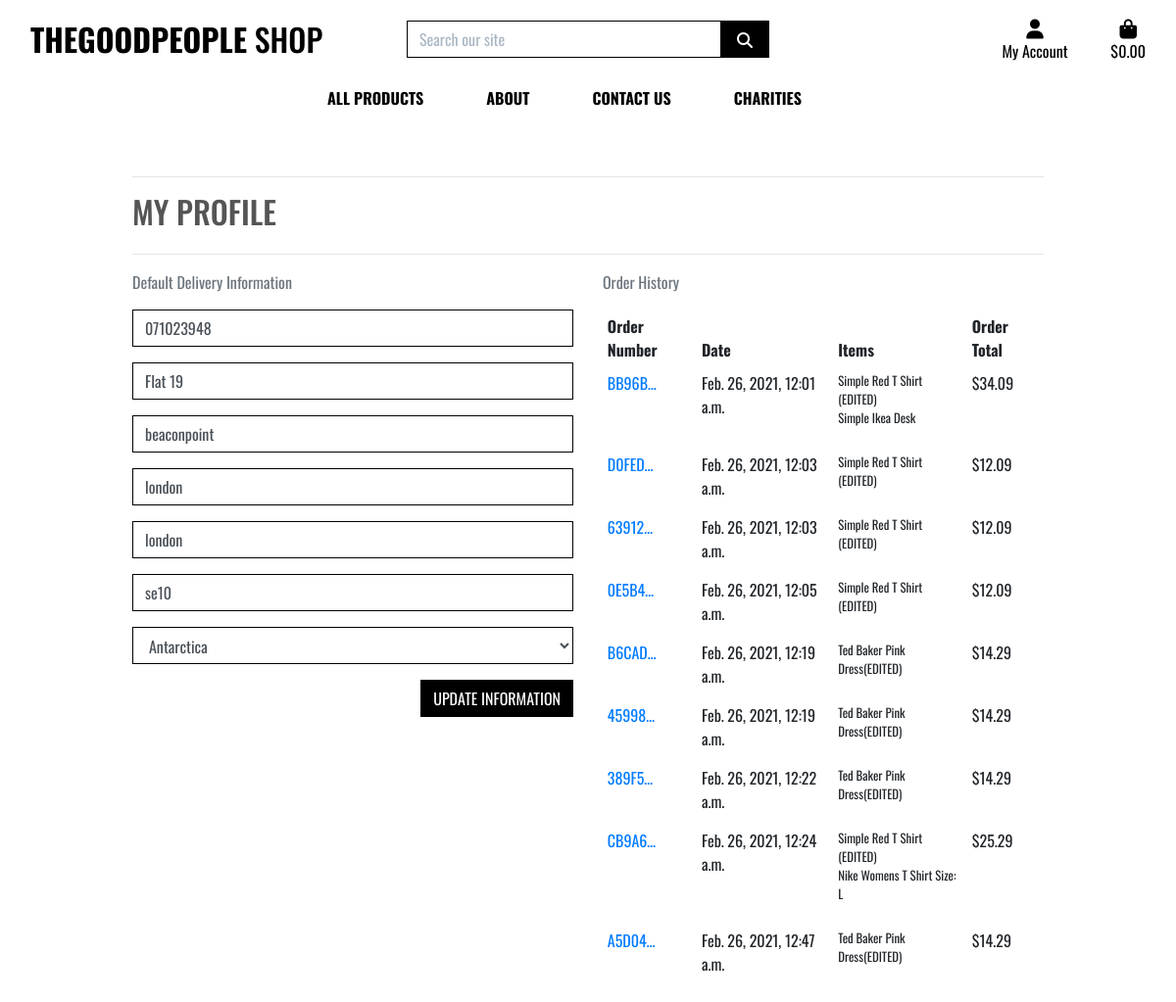
Screenshot of /profile/ (signed in) with the database file from the repository.
### profiles/models.py (models this page shows, shortened)
class UserProfile(models.Model):
    user = models.OneToOneField(User, on_delete=models.CASCADE)
    default_phone_number = models.CharField(max_length=20, null=True, blank=True)
    default_street_address1 = models.CharField(max_length=80, null=True, blank=True)
    default_street_address2 = models.CharField(max_length=80, null=True, blank=True)
    default_town_or_city = models.CharField(max_length=40, null=True, blank=True)
    default_county = models.CharField(max_length=80, null=True, blank=True)
    default_postcode = models.CharField(max_length=20, null=True, blank=True)
    default_country = CountryField(blank_label='Country', null=True, blank=True)

### checkout/models.py (models this page shows, shortened)
class Order(models.Model):
    order_number = models.CharField(max_length=32, null=False, editable=False)
    user_profile = models.ForeignKey(UserProfile, on_delete=models.SET_NULL,
                                     null=True, blank=True, related_name='orders')
    full_name = models.CharField(max_length=50, null=False, blank=False)
    email = models.EmailField(max_length=254, null=False, blank=False)
    phone_number = models.CharField(max_length=20, null=False, blank=False)
    country = CountryField(blank_label='Country *', null=False, blank=False)
    postcode = models.CharField(max_length=20, null=True, blank=True)
    town_or_city = models.CharField(max_length=40, null=False, blank=False)
    street_address1 = models.CharField(max_length=80, null=False, blank=False)
    street_address2 = models.CharField(max_length=80, null=True, blank=True)
    county = models.CharField(max_length=80, null=True, blank=True)
    date = models.DateTimeField(auto_now_add=True)
    delivery_cost = models.DecimalField(max_digits=6, decimal_places=2, null=False, default=0)
    order_total = models.DecimalField(max_digits=10, decimal_places=2, null=False, default=0)
    grand_total = models.DecimalField(max_digits=10, decimal_places=2, null=False, default=0)
    original_cart = models.TextField(null=False, blank=False, default='')
    stripe_pid = models.CharField(max_length=254, null=False, blank=False, default='')

class OrderLineItem(models.Model):
    order = models.ForeignKey(Order, null=False, blank=False, on_delete=models.CASCADE, related_name='lineitems')
    product = models.ForeignKey(Product, null=False, blank=False, on_delete=models.CASCADE)
    quantity = models.IntegerField(null=False, blank=False, default=0)
    lineitem_total = models.DecimalField(max_digits=6, decimal_places=2, null=False, blank=False, editable=False)

### products/models.py (models this page shows, shortened)
class Product(models.Model):
    name = models.CharField(max_length=254)
    description = models.TextField()
    charity = models.CharField(
        max_length=254,
        choices=sorted_charities,
        default = '',
    )
    price = models.DecimalField(max_digits=6, decimal_places=2)
    image = models.ImageField(null=True, blank=True)

### profiles/views.py (the view)
# urls.py: path('profile/', include('profiles.urls')),
@login_required
def profile(request):
    profile = get_object_or_404(UserProfile, user=request.user)
    if request.method == 'POST':
        form = UserProfileForm(request.POST, instance=profile)
        if form.is_valid():
            form.save()
            messages.success(request, 'Profile updated successfully')
        else:
            messages.error(request, 'Update failed. Please ensure the form is valid.')
    else:
        form = UserProfileForm(instance=profile)
    orders = profile.orders.all()
    template = 'profiles/profile.html'
    context = {
        'form': form,
        'orders': orders,
        'on_profile_page': True
    }
    return render(request, template, context)

### profiles/forms.py
class UserProfileForm(forms.ModelForm):
    class Meta:
        model = UserProfile
        exclude = ('user',)
    def __init__(self, *args, **kwargs):
        super().__init__(*args, **kwargs)
        placeholders = {
            'default_phone_number': 'Phone Number',
            'default_postcode': 'Postal Code',
            'default_town_or_city': 'Town or City',
            'default_street_address1': 'Street Address 1',
            'default_street_address2': 'Street Address 2',
            'default_county': 'County, State or Locality',
        }
        self.fields['default_phone_number'].widget.attrs['autofocus'] = True
        for field in self.fields:
            if field != 'default_country':
                if self.fields[field].required:
                    placeholder = f'{placeholders[field]} *'
                else:
                    placeholder = placeholders[field]
                self.fields[field].widget.attrs['placeholder'] = placeholder
            self.fields[field].widget.attrs['class'] = 'border-black rounded-0 profile-form-input'
            self.fields[field].label = False

### cart/contexts.py (called while the page is built, shortened)
def cart_contents(request):
    cart_items = []
    total = 0
    product_count = 0
    cart = request.session.get('cart', {})
    if total < settings.FREE_DELIVERY_THRESHOLD:
        delivery = total * Decimal(settings.STANDARD_DELIVERY_PERCENTAGE / 100)
        free_delivery_delta = settings.FREE_DELIVERY_THRESHOLD - total
    else:
        delivery = 0
        free_delivery_delta = 0
    grand_total = delivery + total
    context = {
        'cart_items': cart_items,
        'total': total,
        'product_count': product_count,
        'delivery': delivery,
        'free_delivery_delta': free_delivery_delta,
        'free_delivery_threshold': settings.FREE_DELIVERY_THRESHOLD,
        'grand_total': grand_total,
    }
    return context

### profiles/templates/profiles/profile.html (shortened to what this page needs)
{% extends "base.html" %}
{% load static %}
{% block page_header %}
    <div class="container header-container">
    </div>
{% endblock %}
{% block content %}
    <div class="overlay"></div>
    <div class="container">
        <div class="row">
            <div class="col">
                <hr>
                <h2 class="logo-font mb-4">My Profile</h2>
                <hr>
            </div>
        </div>
        <div class="row">
            <div class="col-12 col-lg-6">
                <p class="text-muted">Default Delivery Information</p>
                <form class="mt-3" actions="{% url 'profile' %}" method="POST" id="profile-update-form">
                    {{ form|crispy}}
                    <button class="btn btn-black rounded-0 text-uppercase float-right">Update Information</button>
                </form>
            </div>
            <div class="col-12 col-lg-6">
                <p class="text-muted">Order History</p>
                <div class="order-history table-responsive">
                    <table class="table table-sm table-borderless">
                        <thead>
                            <tr>
                                <th>Order Number</th>
                                <th>Date</th>
                                <th>Items</th>
                                <th>Order Total</th>
                            </tr>
                        </thead>
                        <tbody>
                            {% for order in orders %}
                                <tr>
                                    <td>
                                        <a href="{% url 'order_history' order.order_number %}"
                                        title="{{ order.order_number }}">
                                            {{ order.order_number|truncatechars:6 }}
                                        </a>
                                    </td>
                                    <td>{{ order.date }}</td>
                                    <td>
                                        <ul class="list-unstyled">
                                            {% for item in order.lineitems.all %}
                                                <li class="small">
                                                    {{ item.product.name }}
                                                </li>
                                            {% endfor %}
                                        </ul>
                                    </td>
                                    <td>${{ order.grand_total }}</td>
                                </tr>
                            {% endfor %}
                        </tbody>
                    </table>
                </div>
            </div>
        </div>
{% endblock %}

### static/css/base.css (style rules this page uses)
html { height: 100%; }
body { background: url('../images/homepage_background.jpeg') no-repeat center center fixed; background-size: cover; color: #555; font-family: 'Oswald'; }
.logo-font { text-transform: uppercase; }
.btn-black { background: black; color: white; }
.border-black { border: 1px solid black !important; }
.overlay { height: 100%; width: 100%; top: 0; left: 0; position: fixed; background: white; z-index: -1; }
@media (min-width: 1200px) { .container { max-width: 80%; } }
@media (min-width: 992px) { .header-container { padding-top: 164px; } }

### rows the page displays
UserProfile: default_phone_number "071023948", default_street_address1 "Flat 19", default_street_address2 "beaconpoint", default_town_or_city "london", default_county "london", default_postcode "se10", default_country "Antarctica"
Order: order_number "BB96B…", date "Feb. 26, 2021, 12:01 a.m.", grand_total "34.09"
OrderLineItem: product.name "Simple Red T Shirt (EDITED)"
OrderLineItem: product.name "Simple Ikea Desk"
Order: order_number "D0FED…", date "Feb. 26, 2021, 12:03 a.m.", grand_total "12.09"
OrderLineItem: product.name "Simple Red T Shirt (EDITED)"
Order: order_number "63912…", date "Feb. 26, 2021, 12:03 a.m.", grand_total "12.09"
OrderLineItem: product.name "Simple Red T Shirt (EDITED)"
Order: order_number "0E5B4…", date "Feb. 26, 2021, 12:05 a.m.", grand_total "12.09"
OrderLineItem: product.name "Simple Red T Shirt (EDITED)"
Order: order_number "B6CAD…", date "Feb. 26, 2021, 12:19 a.m.", grand_total "14.29"
OrderLineItem: product.name "Ted Baker Pink Dress(EDITED)"
Order: order_number "45998…", date "Feb. 26, 2021, 12:19 a.m.", grand_total "14.29"
OrderLineItem: product.name "Ted Baker Pink Dress(EDITED)"
Order: order_number "389F5…", date "Feb. 26, 2021, 12:22 a.m.", grand_total "14.29"
OrderLineItem: product.name "Ted Baker Pink Dress(EDITED)"
Order: order_number "CB9A6…", date "Feb. 26, 2021, 12:24 a.m.", grand_total "25.29"
OrderLineItem: product.name "Simple Red T Shirt (EDITED)"
OrderLineItem: product.name "Nike Womens T Shirt Size: L"
Order: order_number "A5D04…", date "Feb. 26, 2021, 12:47 a.m.", grand_total "14.29"
OrderLineItem: product.name "Ted Baker Pink Dress(EDITED)"
